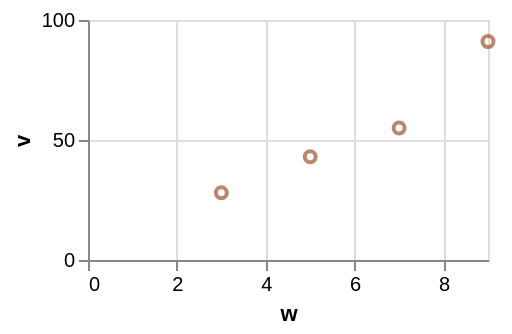

This figure's Vega-Lite source:
### Vega-Lite specification from a JSON file in a GitHub repository (floating-point values rounded to 4 significant figures)
{"$schema": "https://vega.github.io/schema/vega-lite/v6.json", "width": 200, "height": 120, "data": {"values": [{"c": "alpha", "v": 28, "w": 3, "t": "2024-01-07"}, {"c": "beta", "v": 55, "w": 7, "t": "2024-03-19"}, {"c": "gamma", "v": 43, "w": 5, "t": "2024-06-02"}, {"c": "delta", "v": 91, "w": 9, "t": "2024-09-11"}]}, "mark": "point", "encoding": {"x": {"field": "w", "type": "quantitative"}, "y": {"field": "v", "type": "quantitative"}}, "config": {"point": {"color": "sienna"}}}
